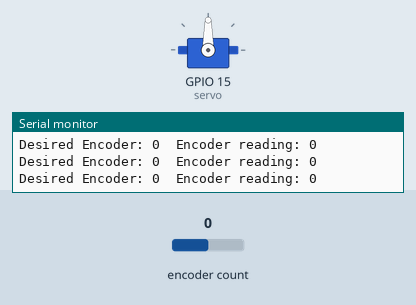
This sketch was run on a simulated ESP32. Parts: servo, the last lines printed to the serial monitor. The test bench sets the inputs (shaded band); at power-on: encoder count 0. WiFi joins after 1.5 s; servers stay silent unless stated; the ROS host is connected and sends only what is stated.

Above: at 3.2 s.
3.3 s: encoder count set to 4
At 4.5 s:
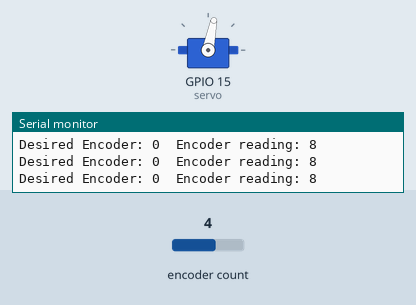
4.8 s: encoder count set to 5
At 5.1 s:
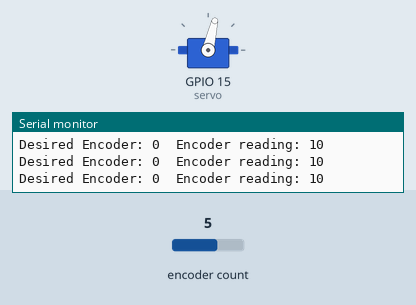
Timing chart, 0 to 7.8 s (numbered marks = the images above; inputs shaded):
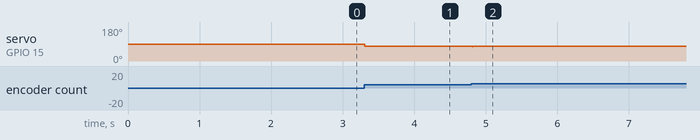

The sketch:

SmartWinchESP32.ino
```cpp
#define ROSSERIAL_ARDUINO_TCP_WIFI // Required to make the Wifi rosserial work for an ESP32

#include <ESP32Servo.h>
#include <ESP32Encoder.h>
#include <ros.h>
#include <std_msgs/MultiArrayLayout.h>
#include <std_msgs/MultiArrayDimension.h>
#include <std_msgs/Float32.h>
#include <std_msgs/Float32MultiArray.h>
#include <WiFi.h>
#include "PID.h"

#define PI 3.14159265

Servo servo;  // create servo object to control a servo
ESP32Encoder encoder;
PID winchPosPID;

int convertDistToEncReading (float distance);

/***************************************************************************************/
/**************************Wifi stuff***************************************************/
const char* ssid = "test"; // Wifi network name
const char* password =  "abcdefg1"; // Wifi password
IPAddress serverIp(10,42,0,1);      // rosserial socket ROSCORE SERVER IP address
const uint16_t serverPort = 11411; // rosserial socket server port - NOT roscore socket!

void connectToNetwork() {
  WiFi.begin(ssid, password);

  Serial.println("Connecting...");

  while (WiFi.status() != WL_CONNECTED) { // Wait until Wifi is connected
    Serial.println("Still Connecting...");
    delay(1000);
  }

  Serial.println("Connected!");
}
/***************************************************************************************/

/***************************************************************************************/
/**************************ROS Stuff****************************************************/
float dronePos [2];
float winchPos [3];
bool changed;

// Callback for subscriber, receives a 3 element Float32 array
void subdronePos_cb (const std_msgs::Float32MultiArray& data_rec) {
  for (int i=0; i<3; i++) {
    dronePos[i] = data_rec.data[i+4];
    switch (i) {
      case 0:
              Serial.print("X = ");
              break;
      case 1:
              Serial.print("Y = ");
              break;
      case 2:
              Serial.print("Z = ");
              break;
      default:
              break;
    }
    Serial.println(dronePos[i]);
  }
  changed = 1;
}

// Callback for subscriber, receives a 3 element Float32 array
void subwinchPos_cb (const std_msgs::Float32MultiArray& data_rec) {
  for (int i=0; i<2; i++) {
    winchPos[i] = data_rec.data[i];
  }
  changed = 1;
}


ros::Subscriber<std_msgs::Float32MultiArray> datadrone_sub("loco_data_drone", &subdronePos_cb);
ros::Subscriber<std_msgs::Float32MultiArray> datawinch_sub("winchPos_Data", &subwinchPos_cb);

ros::NodeHandle nh;
/***************************************************************************************/

void setup() {
  Serial.begin(115200);

  // Attach servo to pin 15 with pulse range 1000us to 2000us
  servo.attach(15, 1000, 2000); // servo of 90 is complete stop

  // Attach quadrature encoders to pins 34 and 35
  encoder.attachHalfQuad(34, 35); // 200ppr
  encoder.setCount(0);// set starting count value

  // Connect to the Wifi
  connectToNetwork();

  // can't do for real thing
  for (int i=0; i<2; i++) {
    winchPos[i] = 0;
    dronePos[i] = 0;
  }

  // Start up ROS
  nh.initNode();
  nh.getHardware()->setConnection(serverIp, serverPort); // Set the rosserial socket server info - uncomment for Wifi comms, comment for USB
  nh.subscribe(datadrone_sub);
//  nh.subscribe(datawinch_sub);

  // Set constants for PID
  winchPosPID.set_PID_constants(0.015, 0.0, 0.000000125);
  int pos = convertDistToEncReading(0); // Choose an initial desired value on startup, maybe wait for ROS data so we try to set to the correct value
  winchPosPID.set_desired_value(pos);
}

void loop() {
  static unsigned long start_time = micros();
  static unsigned long old_loop_time = micros();
  static float time_diff = 0.0;
  static int current_enc_reading = encoder.getCount();
  static float pid_output;
  static const uint16_t loop_time = 10; // Set desired loop time in ms
  static int enc_des = 0;

  // Spin ROS and collect new data
  nh.spinOnce();

  // If new data available
  if (changed) {
    // calc new distance using dronePos and winchPos and set as new desired value
    float dist = sqrt( sq(dronePos[0]- winchPos[0]) + sq(dronePos[1]- winchPos[1]) + sq(dronePos[2]- winchPos[2]) );
    Serial.println(dist);
    enc_des = convertDistToEncReading(dist);
    winchPosPID.set_desired_value(enc_des);
    changed = 0;
  }


  time_diff = (micros() - old_loop_time)/1000000.0;

  // Read Encoder
  current_enc_reading = encoder.getCount();

  Serial.print("Desired Encoder: "); Serial.print(enc_des);
  Serial.print("\tEncoder reading: "); Serial.println(current_enc_reading);

  // Calculate winch PID output based on current reading, time difference and desired encoder value
  pid_output = winchPosPID.compute_PID(current_enc_reading, time_diff); // current val, time_diff
  pid_output = pid_output*500 + 1500; // Scale and place at centre (so 0 error means 1500 pulse, ie. no movement)
  pid_output = constrain(pid_output, 1000, 2000);

//  Serial.print("PID output reading: "); Serial.println(pid_output);

  // Output the pidOutput to the motor
  servo.writeMicroseconds(pid_output); //write between 1000-2000

  // Ensure loop runs at desired speed
  time_diff = (micros() - old_loop_time)/1000.0;
  if (time_diff < loop_time) {
    delay (loop_time - (uint16_t)(time_diff));
  }
  old_loop_time = micros();
}

// Use to convert a distance in metres to a desired encoder value.
int convertDistToEncReading (float distance) {
  static float drumDiam = 0.062; // Diameter of drum in metres
  static float circ = PI*drumDiam; // calculate circumference of drum
  static int ppr = 200; // pulses per revolution of encoder

  int encToReturn = (int)((distance/circ)*200.0);
  return encToReturn;
}
```

PID.cpp
```cpp
#include "PID.h"

// Prototype to set PID parameters
void PID::set_PID_constants(float kp_in, float ki_in, float kd_in) {
  kp = kp_in;
  ki = ki_in;
  kd = kd_in;
  output = 0;
  old_val = 0;
}

void PID::set_desired_value(float des_in) {
  des = des_in;
}

void PID::limit_des_val(float lower_lim, float upper_lim) {
  if (des < lower_lim) {
    des = lower_lim;
  }
  else if (des > upper_lim) {
    des = upper_lim;
  }
}

void PID::reset_integral () {
  I_e = 0;
  D = 0;
}

void PID::saturate_integral (bool sat, float sat_lim) {
  saturate_int = sat;
  sat_limit = sat_lim;
}

float PID::get_PID_val (uint8_t sel) {
  switch (sel) {
    case 0:
            return e;
            break;
    case 1:
            return I_e;
            break;
    case 2:
            return D;
            break;
    default:
            return 0;
            break;
  }
}

// Prototype to calculate PID outputs
float PID::compute_PID (float current_val, float time_diff) {
  // Compute Error
  e = des - current_val;
  // Compute Integral
  I_e = I_e + e*time_diff;

  if (saturate_int) {
    float lower_lim = -sat_limit;
    I_e = constrain(I_e, lower_lim, sat_limit);
  }

  // Compute Derivative
  D = (current_val - old_val)/time_diff;
  // Compute PID Output
  output = e*kp + ki*I_e - kd*D;
  // Update old_yaw
  old_val = current_val;

  return output;
}
```

PID.h
```cpp
#include <Arduino.h>
#include <inttypes.h>

class PID {
  public:
    // Constructor
    PID () : kp(0.0), ki(0.0), kd(0.0), I_e(0.0), D(0.0), old_val(0.0), des(0.0), output(0.0), sat_limit(0), saturate_int(0) {}

    // Prototype to set PID parameters
    void set_PID_constants (float kp_in, float ki_in, float kd_in);
    void set_desired_value (float des_in);
    void limit_des_val (float lower_lim, float upper_lim);
    void reset_integral ();
    void saturate_integral (bool sat, float sat_lim);
    float get_PID_val (uint8_t sel);

    // Prototype to calculate PID outputs
    float compute_PID (float current_val, float time_diff);

  private:
    float kp;
    float ki;
    float kd;
    float e;
    float I_e;
    float D;
    float old_val;
    float des;
    float output;
    float sat_limit;
    bool saturate_int;
};
```

Measured:
- after the input at 3.3 s, servo on GPIO 15 (servo): 90° → 79° at once
- after the input at 4.8 s, servo on GPIO 15 (servo): 79° → 77° at once
